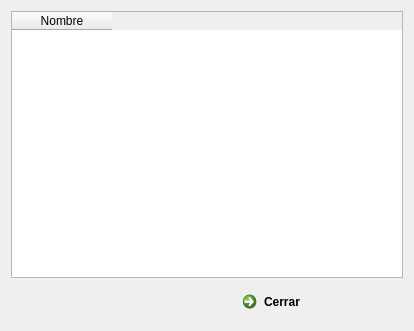
<?xml version="1.0" encoding="UTF-8"?>
<ui version="4.0">
 <class>frm_MostrarEstudianteMasAusencia</class>
 <widget class="QDialog" name="frm_MostrarEstudianteMasAusencia">
  <property name="geometry">
   <rect>
    <x>0</x>
    <y>0</y>
    <width>414</width>
    <height>331</height>
   </rect>
  </property>
  <property name="windowTitle">
   <string>Dialog</string>
  </property>
  <layout class="QGridLayout" name="gridLayout">
   <item row="0" column="0">
    <widget class="QTableWidget" name="tableWidget">
     <column>
      <property name="text">
       <string>Nombre</string>
      </property>
     </column>
    </widget>
   </item>
   <item row="1" column="0">
    <layout class="QHBoxLayout" name="horizontalLayout">
     <item>
      <spacer name="horizontalSpacer">
       <property name="orientation">
        <enum>Qt::Horizontal</enum>
       </property>
       <property name="sizeHint" stdset="0">
        <size>
         <width>228</width>
         <height>20</height>
        </size>
       </property>
      </spacer>
     </item>
     <item>
      <widget class="QCommandLinkButton" name="commandLinkButton">
       <property name="text">
        <string>Cerrar</string>
       </property>
       <property name="icon">
        <iconset resource="img.qrc">
         <normaloff>:/new/prefix1/iconos de menu/Sin título-1.png</normaloff>:/new/prefix1/iconos de menu/Sin título-1.png</iconset>
       </property>
      </widget>
     </item>
    </layout>
   </item>
  </layout>
 </widget>
 <resources>
  <include location="img.qrc"/>
 </resources>
 <connections>
  <connection>
   <sender>commandLinkButton</sender>
   <signal>clicked()</signal>
   <receiver>frm_MostrarEstudianteMasAusencia</receiver>
   <slot>close()</slot>
   <hints>
    <hint type="sourcelabel">
     <x>319</x>
     <y>302</y>
    </hint>
    <hint type="destinationlabel">
     <x>206</x>
     <y>165</y>
    </hint>
   </hints>
  </connection>
 </connections>
</ui>
